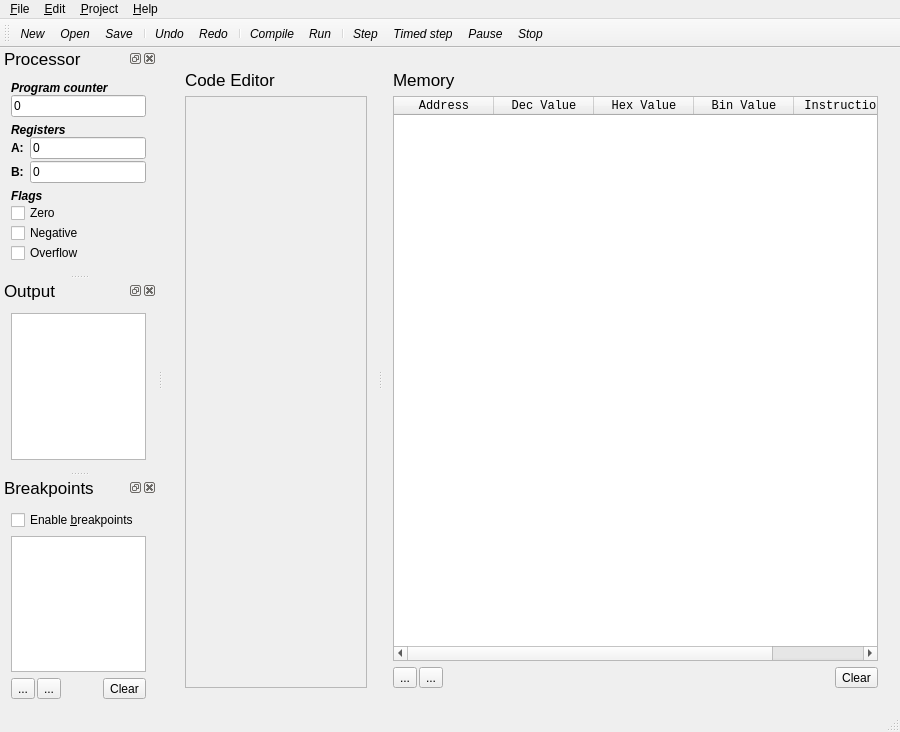
<?xml version="1.0" encoding="UTF-8"?>
<ui version="4.0">
 <class>MainWindowClass</class>
 <widget class="QMainWindow" name="MainWindowClass">
  <property name="geometry">
   <rect>
    <x>0</x>
    <y>0</y>
    <width>900</width>
    <height>732</height>
   </rect>
  </property>
  <property name="windowTitle">
   <string>QPasm - Pseudo Assembler</string>
  </property>
  <property name="windowIcon">
   <iconset resource="qpasm.qrc">
    <normaloff>:/res/img/qpasm.png</normaloff>:/res/img/qpasm.png</iconset>
  </property>
  <widget class="QWidget" name="centralWidget">
   <layout class="QVBoxLayout" name="verticalLayout_6">
    <item>
     <widget class="QSplitter" name="splitter">
      <property name="orientation">
       <enum>Qt::Horizontal</enum>
      </property>
      <widget class="QWidget" name="layoutWidgetEditor">
       <layout class="QVBoxLayout" name="editorLayout">
        <item>
         <widget class="QLabel" name="label_2">
          <property name="styleSheet">
           <string notr="true">font-size: 17px;</string>
          </property>
          <property name="text">
           <string>Code Editor</string>
          </property>
         </widget>
        </item>
        <item>
         <widget class="CodeEdit" name="frameAsmCode">
          <property name="sizePolicy">
           <sizepolicy hsizetype="Expanding" vsizetype="Expanding">
            <horstretch>0</horstretch>
            <verstretch>0</verstretch>
           </sizepolicy>
          </property>
          <property name="frameShape">
           <enum>QFrame::StyledPanel</enum>
          </property>
          <property name="frameShadow">
           <enum>QFrame::Raised</enum>
          </property>
         </widget>
        </item>
       </layout>
      </widget>
      <widget class="QWidget" name="layoutWidgetMemory">
       <layout class="QVBoxLayout" name="memLayout">
        <item>
         <widget class="QLabel" name="label_3">
          <property name="styleSheet">
           <string notr="true">font-size: 17px;</string>
          </property>
          <property name="text">
           <string>Memory</string>
          </property>
         </widget>
        </item>
        <item>
         <widget class="QTableWidget" name="tableMem">
          <property name="font">
           <font>
            <family>Monospace</family>
           </font>
          </property>
          <property name="selectionMode">
           <enum>QAbstractItemView::SingleSelection</enum>
          </property>
          <property name="selectionBehavior">
           <enum>QAbstractItemView::SelectRows</enum>
          </property>
          <attribute name="horizontalHeaderStretchLastSection">
           <bool>true</bool>
          </attribute>
          <attribute name="verticalHeaderVisible">
           <bool>false</bool>
          </attribute>
          <column>
           <property name="text">
            <string>Address</string>
           </property>
          </column>
          <column>
           <property name="text">
            <string>Dec Value</string>
           </property>
          </column>
          <column>
           <property name="text">
            <string>Hex Value</string>
           </property>
          </column>
          <column>
           <property name="text">
            <string>Bin Value</string>
           </property>
          </column>
          <column>
           <property name="text">
            <string>Instruction</string>
           </property>
          </column>
         </widget>
        </item>
        <item>
         <layout class="QHBoxLayout" name="horizontalLayout_3">
          <property name="spacing">
           <number>2</number>
          </property>
          <item>
           <widget class="QToolButton" name="memAddBtn">
            <property name="text">
             <string>...</string>
            </property>
            <property name="icon">
             <iconset resource="qpasm.qrc">
              <normaloff>:/res/img/list-add.png</normaloff>:/res/img/list-add.png</iconset>
            </property>
           </widget>
          </item>
          <item>
           <widget class="QToolButton" name="memDelBtn">
            <property name="text">
             <string>...</string>
            </property>
            <property name="icon">
             <iconset resource="qpasm.qrc">
              <normaloff>:/res/img/list-remove.png</normaloff>:/res/img/list-remove.png</iconset>
            </property>
           </widget>
          </item>
          <item>
           <spacer name="horizontalSpacer_2">
            <property name="orientation">
             <enum>Qt::Horizontal</enum>
            </property>
            <property name="sizeHint" stdset="0">
             <size>
              <width>40</width>
              <height>20</height>
             </size>
            </property>
           </spacer>
          </item>
          <item>
           <widget class="QToolButton" name="memClearBtn">
            <property name="text">
             <string>Clear</string>
            </property>
           </widget>
          </item>
         </layout>
        </item>
       </layout>
      </widget>
     </widget>
    </item>
   </layout>
  </widget>
  <widget class="QToolBar" name="toolBar">
   <property name="font">
    <font>
     <italic>true</italic>
    </font>
   </property>
   <property name="windowTitle">
    <string>toolBar</string>
   </property>
   <property name="iconSize">
    <size>
     <width>48</width>
     <height>48</height>
    </size>
   </property>
   <property name="toolButtonStyle">
    <enum>Qt::ToolButtonTextUnderIcon</enum>
   </property>
   <property name="floatable">
    <bool>false</bool>
   </property>
   <attribute name="toolBarArea">
    <enum>TopToolBarArea</enum>
   </attribute>
   <attribute name="toolBarBreak">
    <bool>false</bool>
   </attribute>
   <addaction name="actionNew"/>
   <addaction name="actionOpen"/>
   <addaction name="actionSave"/>
   <addaction name="separator"/>
   <addaction name="actionUndo"/>
   <addaction name="actionRedo"/>
   <addaction name="separator"/>
   <addaction name="actionCompile"/>
   <addaction name="actionRun"/>
   <addaction name="separator"/>
   <addaction name="actionStep"/>
   <addaction name="actionTimedStep"/>
   <addaction name="actionPause"/>
   <addaction name="actionStop"/>
  </widget>
  <widget class="QStatusBar" name="statusBar"/>
  <widget class="QMenuBar" name="menuBar">
   <property name="geometry">
    <rect>
     <x>0</x>
     <y>0</y>
     <width>900</width>
     <height>25</height>
    </rect>
   </property>
   <widget class="QMenu" name="menuFile">
    <property name="title">
     <string>&amp;File</string>
    </property>
    <addaction name="actionNew"/>
    <addaction name="actionOpen"/>
    <addaction name="separator"/>
    <addaction name="actionSave"/>
    <addaction name="actionSaveAs"/>
    <addaction name="separator"/>
    <addaction name="actionExit"/>
   </widget>
   <widget class="QMenu" name="menuProject">
    <property name="title">
     <string>&amp;Project</string>
    </property>
    <addaction name="actionCompile"/>
    <addaction name="actionRun"/>
    <addaction name="separator"/>
    <addaction name="actionStep"/>
    <addaction name="actionTimedStep"/>
    <addaction name="actionPause"/>
    <addaction name="actionStop"/>
   </widget>
   <widget class="QMenu" name="menuAbout">
    <property name="title">
     <string>&amp;Help</string>
    </property>
    <addaction name="actionAboutQPasm"/>
   </widget>
   <widget class="QMenu" name="menuEdit">
    <property name="title">
     <string>&amp;Edit</string>
    </property>
    <addaction name="actionUndo"/>
    <addaction name="actionRedo"/>
    <addaction name="separator"/>
    <addaction name="actionCut"/>
    <addaction name="actionCopy"/>
    <addaction name="actionPaste"/>
    <addaction name="separator"/>
    <addaction name="actionSettings"/>
   </widget>
   <addaction name="menuFile"/>
   <addaction name="menuEdit"/>
   <addaction name="menuProject"/>
   <addaction name="menuAbout"/>
  </widget>
  <widget class="QDockWidget" name="dockProc">
   <property name="styleSheet">
    <string notr="true">QDockWidget {font-size: 17px;}</string>
   </property>
   <property name="windowTitle">
    <string>Processor</string>
   </property>
   <attribute name="dockWidgetArea">
    <number>1</number>
   </attribute>
   <widget class="QWidget" name="dockWidgetContents">
    <layout class="QVBoxLayout" name="verticalLayout_3">
     <item>
      <layout class="QVBoxLayout" name="verticalLayout_7">
       <property name="spacing">
        <number>0</number>
       </property>
       <item>
        <widget class="QLabel" name="label_6">
         <property name="styleSheet">
          <string notr="true">font-weight: bold;
font-style: italic;</string>
         </property>
         <property name="text">
          <string>Program counter</string>
         </property>
        </widget>
       </item>
       <item>
        <widget class="QLineEdit" name="linePC">
         <property name="styleSheet">
          <string notr="true"/>
         </property>
         <property name="text">
          <string notr="true">0</string>
         </property>
         <property name="readOnly">
          <bool>true</bool>
         </property>
        </widget>
       </item>
      </layout>
     </item>
     <item>
      <layout class="QVBoxLayout" name="verticalLayout_8">
       <property name="spacing">
        <number>0</number>
       </property>
       <item>
        <widget class="QLabel" name="label_7">
         <property name="styleSheet">
          <string notr="true">font-weight: bold;
font-style: italic;</string>
         </property>
         <property name="text">
          <string>Registers</string>
         </property>
        </widget>
       </item>
       <item>
        <layout class="QGridLayout" name="gridLayout_2">
         <property name="horizontalSpacing">
          <number>6</number>
         </property>
         <property name="verticalSpacing">
          <number>2</number>
         </property>
         <item row="0" column="0">
          <widget class="QLabel" name="label_8">
           <property name="styleSheet">
            <string notr="true">font-weight: bold;</string>
           </property>
           <property name="text">
            <string>A:</string>
           </property>
          </widget>
         </item>
         <item row="0" column="1">
          <widget class="QLineEdit" name="lineRegA">
           <property name="text">
            <string notr="true">0</string>
           </property>
           <property name="maxLength">
            <number>32767</number>
           </property>
           <property name="readOnly">
            <bool>true</bool>
           </property>
          </widget>
         </item>
         <item row="1" column="0">
          <widget class="QLabel" name="label_9">
           <property name="styleSheet">
            <string notr="true">font-weight: bold;</string>
           </property>
           <property name="text">
            <string>B:</string>
           </property>
          </widget>
         </item>
         <item row="1" column="1">
          <widget class="QLineEdit" name="lineRegB">
           <property name="text">
            <string notr="true">0</string>
           </property>
           <property name="maxLength">
            <number>32767</number>
           </property>
           <property name="readOnly">
            <bool>true</bool>
           </property>
          </widget>
         </item>
        </layout>
       </item>
      </layout>
     </item>
     <item>
      <layout class="QVBoxLayout" name="verticalLayout_9">
       <property name="spacing">
        <number>0</number>
       </property>
       <item>
        <widget class="QLabel" name="label_10">
         <property name="styleSheet">
          <string notr="true">font-weight: bold;
font-style: italic;</string>
         </property>
         <property name="text">
          <string>Flags</string>
         </property>
        </widget>
       </item>
       <item>
        <widget class="QCheckBox" name="flagZero">
         <property name="styleSheet">
          <string notr="true">color: black;</string>
         </property>
         <property name="text">
          <string>Zero</string>
         </property>
        </widget>
       </item>
       <item>
        <widget class="QCheckBox" name="flagNeg">
         <property name="styleSheet">
          <string notr="true">color: black;</string>
         </property>
         <property name="text">
          <string>Negative</string>
         </property>
        </widget>
       </item>
       <item>
        <widget class="QCheckBox" name="flagOverflow">
         <property name="styleSheet">
          <string notr="true">color: black;</string>
         </property>
         <property name="text">
          <string>Overflow</string>
         </property>
        </widget>
       </item>
      </layout>
     </item>
     <item>
      <spacer name="verticalSpacer">
       <property name="orientation">
        <enum>Qt::Vertical</enum>
       </property>
       <property name="sizeHint" stdset="0">
        <size>
         <width>20</width>
         <height>40</height>
        </size>
       </property>
      </spacer>
     </item>
    </layout>
   </widget>
  </widget>
  <widget class="QDockWidget" name="dockOut">
   <property name="styleSheet">
    <string notr="true">QDockWidget {font-size: 17px;}</string>
   </property>
   <property name="windowTitle">
    <string>Output</string>
   </property>
   <attribute name="dockWidgetArea">
    <number>1</number>
   </attribute>
   <widget class="QWidget" name="dockWidgetContents_2">
    <layout class="QVBoxLayout" name="verticalLayout_4">
     <item>
      <widget class="QTextEdit" name="textOutput">
       <property name="sizePolicy">
        <sizepolicy hsizetype="Ignored" vsizetype="Expanding">
         <horstretch>0</horstretch>
         <verstretch>0</verstretch>
        </sizepolicy>
       </property>
       <property name="readOnly">
        <bool>true</bool>
       </property>
      </widget>
     </item>
    </layout>
   </widget>
  </widget>
  <widget class="QDockWidget" name="dockBreak">
   <property name="styleSheet">
    <string notr="true">QDockWidget {font-size: 17px;}</string>
   </property>
   <property name="windowTitle">
    <string>Breakpoints</string>
   </property>
   <attribute name="dockWidgetArea">
    <number>1</number>
   </attribute>
   <widget class="QWidget" name="dockWidgetContents_3">
    <layout class="QVBoxLayout" name="verticalLayout_5">
     <item>
      <widget class="QCheckBox" name="checkEnableBp">
       <property name="text">
        <string>Enable &amp;breakpoints</string>
       </property>
      </widget>
     </item>
     <item>
      <widget class="QListWidget" name="bpList">
       <property name="sizePolicy">
        <sizepolicy hsizetype="Ignored" vsizetype="Expanding">
         <horstretch>0</horstretch>
         <verstretch>0</verstretch>
        </sizepolicy>
       </property>
       <property name="minimumSize">
        <size>
         <width>100</width>
         <height>20</height>
        </size>
       </property>
      </widget>
     </item>
     <item>
      <layout class="QHBoxLayout" name="horizontalLayout_2">
       <property name="spacing">
        <number>2</number>
       </property>
       <item>
        <widget class="QToolButton" name="bpAddBtn">
         <property name="text">
          <string>...</string>
         </property>
         <property name="icon">
          <iconset resource="qpasm.qrc">
           <normaloff>:/res/img/list-add.png</normaloff>:/res/img/list-add.png</iconset>
         </property>
        </widget>
       </item>
       <item>
        <widget class="QToolButton" name="bpDelBtn">
         <property name="text">
          <string>...</string>
         </property>
         <property name="icon">
          <iconset resource="qpasm.qrc">
           <normaloff>:/res/img/list-remove.png</normaloff>:/res/img/list-remove.png</iconset>
         </property>
        </widget>
       </item>
       <item>
        <spacer name="horizontalSpacer">
         <property name="orientation">
          <enum>Qt::Horizontal</enum>
         </property>
         <property name="sizeHint" stdset="0">
          <size>
           <width>40</width>
           <height>20</height>
          </size>
         </property>
        </spacer>
       </item>
       <item>
        <widget class="QToolButton" name="bpClearBtn">
         <property name="text">
          <string>Clear</string>
         </property>
        </widget>
       </item>
      </layout>
     </item>
    </layout>
   </widget>
  </widget>
  <action name="actionNew">
   <property name="icon">
    <iconset resource="qpasm.qrc">
     <normaloff>:/res/img/document-new.png</normaloff>:/res/img/document-new.png</iconset>
   </property>
   <property name="text">
    <string>&amp;New</string>
   </property>
   <property name="toolTip">
    <string>New</string>
   </property>
   <property name="shortcut">
    <string>Ctrl+N</string>
   </property>
  </action>
  <action name="actionOpen">
   <property name="icon">
    <iconset resource="qpasm.qrc">
     <normaloff>:/res/img/document-open.png</normaloff>:/res/img/document-open.png</iconset>
   </property>
   <property name="text">
    <string>&amp;Open...</string>
   </property>
   <property name="shortcut">
    <string>Ctrl+O</string>
   </property>
  </action>
  <action name="actionSave">
   <property name="icon">
    <iconset resource="qpasm.qrc">
     <normaloff>:/res/img/document-save.png</normaloff>:/res/img/document-save.png</iconset>
   </property>
   <property name="text">
    <string>&amp;Save</string>
   </property>
   <property name="shortcut">
    <string>Ctrl+S</string>
   </property>
  </action>
  <action name="actionSaveAs">
   <property name="icon">
    <iconset resource="qpasm.qrc">
     <normaloff>:/res/img/document-save-as.png</normaloff>:/res/img/document-save-as.png</iconset>
   </property>
   <property name="text">
    <string>Save &amp;As...</string>
   </property>
  </action>
  <action name="actionCompile">
   <property name="icon">
    <iconset resource="qpasm.qrc">
     <normaloff>:/res/img/compile.png</normaloff>:/res/img/compile.png</iconset>
   </property>
   <property name="text">
    <string>&amp;Compile</string>
   </property>
   <property name="shortcut">
    <string>Ctrl+F7</string>
   </property>
  </action>
  <action name="actionRun">
   <property name="icon">
    <iconset resource="qpasm.qrc">
     <normaloff>:/res/img/run.png</normaloff>:/res/img/run.png</iconset>
   </property>
   <property name="text">
    <string>&amp;Run</string>
   </property>
   <property name="shortcut">
    <string>Ctrl+F5</string>
   </property>
  </action>
  <action name="actionExit">
   <property name="icon">
    <iconset resource="qpasm.qrc">
     <normaloff>:/res/img/application-exit.png</normaloff>:/res/img/application-exit.png</iconset>
   </property>
   <property name="text">
    <string>E&amp;xit</string>
   </property>
  </action>
  <action name="actionStep">
   <property name="icon">
    <iconset resource="qpasm.qrc">
     <normaloff>:/res/img/step.png</normaloff>:/res/img/step.png</iconset>
   </property>
   <property name="text">
    <string>&amp;Step</string>
   </property>
   <property name="shortcut">
    <string>F5</string>
   </property>
  </action>
  <action name="actionAboutQPasm">
   <property name="text">
    <string>About &amp;QPasm...</string>
   </property>
   <property name="shortcut">
    <string>F1</string>
   </property>
  </action>
  <action name="actionUndo">
   <property name="icon">
    <iconset resource="qpasm.qrc">
     <normaloff>:/res/img/edit-undo.png</normaloff>:/res/img/edit-undo.png</iconset>
   </property>
   <property name="text">
    <string>&amp;Undo</string>
   </property>
   <property name="shortcut">
    <string>Ctrl+Z</string>
   </property>
  </action>
  <action name="actionRedo">
   <property name="icon">
    <iconset resource="qpasm.qrc">
     <normaloff>:/res/img/edit-redo.png</normaloff>:/res/img/edit-redo.png</iconset>
   </property>
   <property name="text">
    <string>&amp;Redo</string>
   </property>
   <property name="shortcut">
    <string>Ctrl+Y</string>
   </property>
  </action>
  <action name="actionTimedStep">
   <property name="icon">
    <iconset resource="qpasm.qrc">
     <normaloff>:/res/img/timed-step.png</normaloff>:/res/img/timed-step.png</iconset>
   </property>
   <property name="text">
    <string>&amp;Timed step</string>
   </property>
  </action>
  <action name="actionCut">
   <property name="icon">
    <iconset resource="qpasm.qrc">
     <normaloff>:/res/img/edit-cut.png</normaloff>:/res/img/edit-cut.png</iconset>
   </property>
   <property name="text">
    <string>Cu&amp;t</string>
   </property>
   <property name="shortcut">
    <string>Ctrl+X</string>
   </property>
  </action>
  <action name="actionCopy">
   <property name="icon">
    <iconset resource="qpasm.qrc">
     <normaloff>:/res/img/edit-copy.png</normaloff>:/res/img/edit-copy.png</iconset>
   </property>
   <property name="text">
    <string>&amp;Copy</string>
   </property>
   <property name="shortcut">
    <string>Ctrl+C</string>
   </property>
  </action>
  <action name="actionPaste">
   <property name="icon">
    <iconset resource="qpasm.qrc">
     <normaloff>:/res/img/edit-paste.png</normaloff>:/res/img/edit-paste.png</iconset>
   </property>
   <property name="text">
    <string>&amp;Paste</string>
   </property>
   <property name="shortcut">
    <string>Ctrl+V</string>
   </property>
  </action>
  <action name="actionStop">
   <property name="icon">
    <iconset resource="qpasm.qrc">
     <normaloff>:/res/img/stop.png</normaloff>:/res/img/stop.png</iconset>
   </property>
   <property name="text">
    <string>S&amp;top</string>
   </property>
  </action>
  <action name="actionPause">
   <property name="icon">
    <iconset resource="qpasm.qrc">
     <normaloff>:/res/img/pause.png</normaloff>:/res/img/pause.png</iconset>
   </property>
   <property name="text">
    <string>&amp;Pause</string>
   </property>
   <property name="shortcut">
    <string>Ctrl+P</string>
   </property>
  </action>
  <action name="actionSettings">
   <property name="icon">
    <iconset resource="qpasm.qrc">
     <normaloff>:/res/img/configure.png</normaloff>:/res/img/configure.png</iconset>
   </property>
   <property name="text">
    <string>&amp;Settings</string>
   </property>
  </action>
 </widget>
 <layoutdefault spacing="6" margin="11"/>
 <customwidgets>
  <customwidget>
   <class>CodeEdit</class>
   <extends>QFrame</extends>
   <header>codeedit.h</header>
   <container>1</container>
  </customwidget>
 </customwidgets>
 <resources>
  <include location="qpasm.qrc"/>
 </resources>
 <connections/>
</ui>
